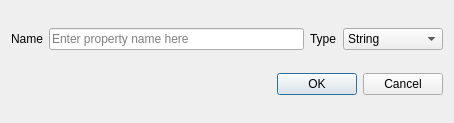
<?xml version="1.0" encoding="UTF-8"?>
<ui version="4.0">
 <class>AddPropertyDialog</class>
 <widget class="QDialog" name="AddPropertyDialog">
  <property name="geometry">
   <rect>
    <x>0</x>
    <y>0</y>
    <width>454</width>
    <height>123</height>
   </rect>
  </property>
  <property name="sizePolicy">
   <sizepolicy hsizetype="Fixed" vsizetype="Fixed">
    <horstretch>0</horstretch>
    <verstretch>0</verstretch>
   </sizepolicy>
  </property>
  <property name="windowTitle">
   <string>Add Property</string>
  </property>
  <layout class="QVBoxLayout" name="verticalLayout">
   <item>
    <layout class="QHBoxLayout" name="horizontalLayout">
     <item>
      <widget class="QLabel" name="labelName">
       <property name="locale">
        <locale language="English" country="UnitedStates"/>
       </property>
       <property name="text">
        <string>Name</string>
       </property>
      </widget>
     </item>
     <item>
      <widget class="QLineEdit" name="name">
       <property name="readOnly">
        <bool>false</bool>
       </property>
       <property name="placeholderText">
        <string>Enter property name here</string>
       </property>
      </widget>
     </item>
     <item>
      <widget class="QLabel" name="labelType">
       <property name="locale">
        <locale language="English" country="UnitedStates"/>
       </property>
       <property name="text">
        <string>Type</string>
       </property>
      </widget>
     </item>
     <item>
      <widget class="QComboBox" name="typeBox">
       <property name="minimumSize">
        <size>
         <width>100</width>
         <height>0</height>
        </size>
       </property>
       <item>
        <property name="text">
         <string>String</string>
        </property>
       </item>
       <item>
        <property name="text">
         <string>Bool</string>
        </property>
       </item>
       <item>
        <property name="text">
         <string>Int</string>
        </property>
       </item>
       <item>
        <property name="text">
         <string>Float</string>
        </property>
       </item>
      </widget>
     </item>
    </layout>
   </item>
   <item>
    <widget class="QDialogButtonBox" name="buttonBox">
     <property name="locale">
      <locale language="English" country="UnitedStates"/>
     </property>
     <property name="orientation">
      <enum>Qt::Horizontal</enum>
     </property>
     <property name="standardButtons">
      <set>QDialogButtonBox::Cancel|QDialogButtonBox::Ok</set>
     </property>
    </widget>
   </item>
  </layout>
 </widget>
 <resources/>
 <connections>
  <connection>
   <sender>buttonBox</sender>
   <signal>accepted()</signal>
   <receiver>AddPropertyDialog</receiver>
   <slot>accept()</slot>
   <hints>
    <hint type="sourcelabel">
     <x>248</x>
     <y>254</y>
    </hint>
    <hint type="destinationlabel">
     <x>157</x>
     <y>274</y>
    </hint>
   </hints>
  </connection>
  <connection>
   <sender>buttonBox</sender>
   <signal>rejected()</signal>
   <receiver>AddPropertyDialog</receiver>
   <slot>reject()</slot>
   <hints>
    <hint type="sourcelabel">
     <x>316</x>
     <y>260</y>
    </hint>
    <hint type="destinationlabel">
     <x>286</x>
     <y>274</y>
    </hint>
   </hints>
  </connection>
 </connections>
</ui>
